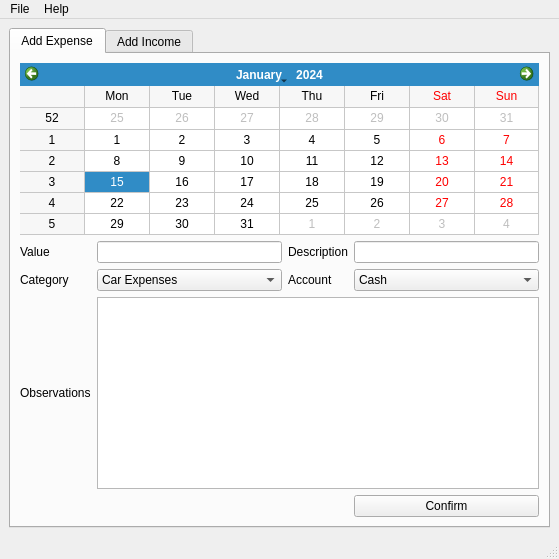
<?xml version="1.0" encoding="UTF-8"?>
<ui version="4.0">
 <class>MainWindow</class>
 <widget class="QMainWindow" name="MainWindow">
  <property name="geometry">
   <rect>
    <x>0</x>
    <y>0</y>
    <width>559</width>
    <height>559</height>
   </rect>
  </property>
  <property name="mouseTracking">
   <bool>false</bool>
  </property>
  <property name="windowTitle">
   <string>My Project</string>
  </property>
  <widget class="QWidget" name="centralwidget">
   <layout class="QGridLayout" name="gridLayout_2">
    <item row="0" column="1">
     <widget class="QTabWidget" name="tabWidget">
      <property name="currentIndex">
       <number>0</number>
      </property>
      <widget class="QWidget" name="tab">
       <attribute name="title">
        <string>Add Expense</string>
       </attribute>
       <layout class="QGridLayout" name="gridLayout">
        <item row="0" column="0" colspan="4">
         <widget class="QCalendarWidget" name="calendarAddExpense">
          <property name="gridVisible">
           <bool>true</bool>
          </property>
         </widget>
        </item>
        <item row="1" column="0">
         <widget class="QLabel" name="label">
          <property name="text">
           <string>Value</string>
          </property>
         </widget>
        </item>
        <item row="1" column="1">
         <widget class="QLineEdit" name="valueAddExpense"/>
        </item>
        <item row="1" column="2">
         <widget class="QLabel" name="label_3">
          <property name="text">
           <string>Description</string>
          </property>
         </widget>
        </item>
        <item row="1" column="3">
         <widget class="QLineEdit" name="descriptionAddExpense"/>
        </item>
        <item row="2" column="0">
         <widget class="QLabel" name="label_2">
          <property name="text">
           <string>Category</string>
          </property>
         </widget>
        </item>
        <item row="2" column="1">
         <widget class="QComboBox" name="categoryAddExpense">
          <item>
           <property name="text">
            <string>Car Expenses</string>
           </property>
          </item>
          <item>
           <property name="text">
            <string>Dad's Expenses</string>
           </property>
          </item>
          <item>
           <property name="text">
            <string>Eletronics</string>
           </property>
          </item>
          <item>
           <property name="text">
            <string>Fix Expenses</string>
           </property>
          </item>
          <item>
           <property name="text">
            <string>Games</string>
           </property>
          </item>
          <item>
           <property name="text">
            <string>Gifts</string>
           </property>
          </item>
          <item>
           <property name="text">
            <string>Restaurants</string>
           </property>
          </item>
          <item>
           <property name="text">
            <string>Supermarket</string>
           </property>
          </item>
         </widget>
        </item>
        <item row="2" column="2">
         <widget class="QLabel" name="label_4">
          <property name="text">
           <string>Account</string>
          </property>
         </widget>
        </item>
        <item row="2" column="3">
         <widget class="QComboBox" name="accountAddExpense">
          <item>
           <property name="text">
            <string>Cash</string>
           </property>
          </item>
          <item>
           <property name="text">
            <string>Checking Account</string>
           </property>
          </item>
          <item>
           <property name="text">
            <string>Credit Card</string>
           </property>
          </item>
          <item>
           <property name="text">
            <string>Dad's Account</string>
           </property>
          </item>
          <item>
           <property name="text">
            <string>Savings Account</string>
           </property>
          </item>
         </widget>
        </item>
        <item row="3" column="0">
         <widget class="QLabel" name="label_5">
          <property name="text">
           <string>Observations</string>
          </property>
         </widget>
        </item>
        <item row="3" column="1" colspan="3">
         <widget class="QTextEdit" name="observationsAddExpense"/>
        </item>
        <item row="4" column="3">
         <widget class="QPushButton" name="confirmBtnAddExpense">
          <property name="text">
           <string>Confirm</string>
          </property>
         </widget>
        </item>
       </layout>
      </widget>
      <widget class="QWidget" name="tab_2">
       <attribute name="title">
        <string>Add Income</string>
       </attribute>
       <layout class="QGridLayout" name="gridLayout_3">
        <item row="0" column="0" colspan="4">
         <widget class="QCalendarWidget" name="calendarAddIncome">
          <property name="gridVisible">
           <bool>true</bool>
          </property>
         </widget>
        </item>
        <item row="1" column="0">
         <widget class="QLabel" name="label_10">
          <property name="text">
           <string>Value</string>
          </property>
         </widget>
        </item>
        <item row="1" column="1">
         <widget class="QLineEdit" name="valueAddIncome"/>
        </item>
        <item row="1" column="2">
         <widget class="QLabel" name="label_6">
          <property name="text">
           <string>Description</string>
          </property>
         </widget>
        </item>
        <item row="1" column="3">
         <widget class="QLineEdit" name="descriptionAddIncome"/>
        </item>
        <item row="2" column="0">
         <widget class="QLabel" name="label_8">
          <property name="text">
           <string>Category</string>
          </property>
         </widget>
        </item>
        <item row="2" column="1">
         <widget class="QComboBox" name="categoryAddIncome">
          <item>
           <property name="text">
            <string>Salary</string>
           </property>
          </item>
         </widget>
        </item>
        <item row="2" column="2">
         <widget class="QLabel" name="label_9">
          <property name="text">
           <string>Account</string>
          </property>
         </widget>
        </item>
        <item row="3" column="0">
         <widget class="QLabel" name="label_7">
          <property name="text">
           <string>Observations</string>
          </property>
         </widget>
        </item>
        <item row="3" column="1" colspan="3">
         <widget class="QTextEdit" name="observationsAddIncome"/>
        </item>
        <item row="4" column="3">
         <widget class="QPushButton" name="confirmBtnAddIncome">
          <property name="text">
           <string>Confirm</string>
          </property>
         </widget>
        </item>
        <item row="2" column="3">
         <widget class="QComboBox" name="accountAddIncome">
          <item>
           <property name="text">
            <string>Cash</string>
           </property>
          </item>
          <item>
           <property name="text">
            <string>Checking Account</string>
           </property>
          </item>
          <item>
           <property name="text">
            <string>Credit Card</string>
           </property>
          </item>
          <item>
           <property name="text">
            <string>Dad's Savings</string>
           </property>
          </item>
          <item>
           <property name="text">
            <string>Savings Account</string>
           </property>
          </item>
         </widget>
        </item>
       </layout>
      </widget>
     </widget>
    </item>
   </layout>
  </widget>
  <widget class="QMenuBar" name="menubar">
   <property name="geometry">
    <rect>
     <x>0</x>
     <y>0</y>
     <width>559</width>
     <height>21</height>
    </rect>
   </property>
   <widget class="QMenu" name="menuFile">
    <property name="title">
     <string>File</string>
    </property>
    <addaction name="actionNew"/>
    <addaction name="actionOpen"/>
    <addaction name="separator"/>
    <addaction name="actionSave"/>
    <addaction name="actionSave_as"/>
    <addaction name="separator"/>
    <addaction name="actionQuit"/>
   </widget>
   <widget class="QMenu" name="menuHelp">
    <property name="title">
     <string>Help</string>
    </property>
    <addaction name="actionAbout"/>
    <addaction name="separator"/>
    <addaction name="actionDevelopment_Tool"/>
   </widget>
   <addaction name="menuFile"/>
   <addaction name="menuHelp"/>
  </widget>
  <widget class="QStatusBar" name="statusbar"/>
  <action name="actionNew">
   <property name="text">
    <string>New</string>
   </property>
   <property name="shortcut">
    <string>Ctrl+N</string>
   </property>
  </action>
  <action name="actionOpen">
   <property name="text">
    <string>Open...</string>
   </property>
   <property name="shortcut">
    <string>Ctrl+O</string>
   </property>
  </action>
  <action name="actionSave">
   <property name="text">
    <string>Save</string>
   </property>
   <property name="shortcut">
    <string>Ctrl+S</string>
   </property>
  </action>
  <action name="actionSave_as">
   <property name="text">
    <string>Save as...</string>
   </property>
   <property name="shortcut">
    <string>Ctrl+Shift+S</string>
   </property>
  </action>
  <action name="actionQuit">
   <property name="text">
    <string>Quit</string>
   </property>
   <property name="shortcut">
    <string>Ctrl+Q</string>
   </property>
  </action>
  <action name="actionAbout">
   <property name="text">
    <string>About...</string>
   </property>
   <property name="shortcut">
    <string>F1</string>
   </property>
  </action>
  <action name="actionDevelopment_Tool">
   <property name="text">
    <string>Development Tool</string>
   </property>
   <property name="shortcut">
    <string>F10</string>
   </property>
  </action>
 </widget>
 <resources/>
 <connections/>
</ui>
